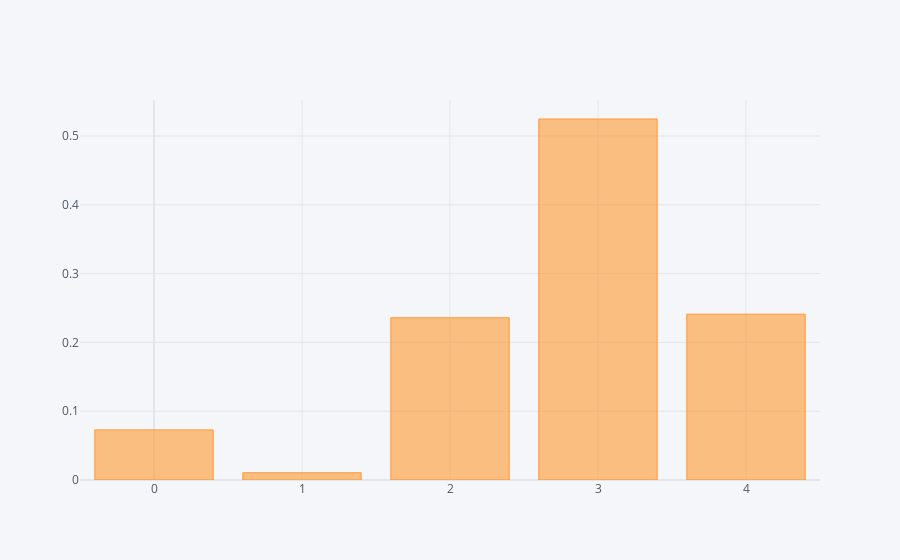

Notebook cell for this chart:
### Markdown cell above
#### [ Series로 그래프 그리기 ]

### Code cell
df['A'].iplot(kind = 'bar')

### Figure 1 — Plotly figure (JSON) as saved in the notebook; plotly's stock layout.template omitted (floating-point values rounded to 4 significant figures)
{"data": [{"marker": {"color": "rgba(255, 153, 51, 0.6)", "line": {"color": "rgba(255, 153, 51, 1.0)", "width": 1}}, "name": "A", "orientation": "v", "text": "", "type": "bar", "x": [0, 1, 2, 3, 4], "y": [0.07282, 0.01052, 0.2358, 0.5247, 0.241]}], "layout": {"legend": {"bgcolor": "#F5F6F9", "font": {"color": "#4D5663"}}, "paper_bgcolor": "#F5F6F9", "plot_bgcolor": "#F5F6F9", "title": {"font": {"color": "#4D5663"}}, "xaxis": {"gridcolor": "#E1E5ED", "showgrid": true, "tickfont": {"color": "#4D5663"}, "title": {"font": {"color": "#4D5663"}, "text": ""}, "zerolinecolor": "#E1E5ED"}, "yaxis": {"gridcolor": "#E1E5ED", "showgrid": true, "tickfont": {"color": "#4D5663"}, "title": {"font": {"color": "#4D5663"}, "text": ""}, "zerolinecolor": "#E1E5ED"}}}
